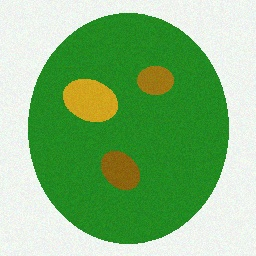
#> input picture backend/data/raw/sample_leaf.jpg, 256 x 256 px
$ python color_analysis.py data/raw/sample_leaf.jpg
#> lines starting #> are read from the running program, lines starting #| are printed output that depends on the picture; after the words box and inside, x2 and y2 are one past the last pixel; in counts of white or black regions, pixels touching at a corner belong together
from __future__ import annotations

import cv2
import numpy as np
import yaml
from pathlib import Path


def load_config(config_path: str = "config.yaml") -> dict:
    with open(config_path, "r") as f:
        return yaml.safe_load(f)


def bgr_to_rgb(image: np.ndarray) -> np.ndarray:
    return cv2.cvtColor(image, cv2.COLOR_BGR2RGB)


def bgr_to_hsv(image: np.ndarray) -> np.ndarray:
    return cv2.cvtColor(image, cv2.COLOR_BGR2HSV)


def bgr_to_lab(image: np.ndarray) -> np.ndarray:
    return cv2.cvtColor(image, cv2.COLOR_BGR2Lab)


def compute_rgb_histograms(image: np.ndarray,
                           bins: int = 64) -> dict:
    img_rgb = bgr_to_rgb(image)
    histograms = {}
    for i, channel in enumerate(["R", "G", "B"]):
        hist, edges = np.histogram(
            img_rgb[:, :, i].ravel(),
            bins=bins,
            range=(0, 256)
        )
        histograms[channel] = {"hist": hist, "edges": edges}
    return histograms


def compute_hsv_histograms(image: np.ndarray,
                           hue_bins: int = 36,
                           sat_bins: int = 32,
                           val_bins: int = 32) -> dict:
    img_hsv = bgr_to_hsv(image)
    ranges = {"H": (0, 181), "S": (0, 256), "V": (0, 256)}
    bin_counts = {"H": hue_bins, "S": sat_bins, "V": val_bins}

    histograms = {}
    for i, channel in enumerate(["H", "S", "V"]):
        hist, edges = np.histogram(
            img_hsv[:, :, i].ravel(),
            bins=bin_counts[channel],
            range=ranges[channel]
        )
        histograms[channel] = {"hist": hist, "edges": edges}
    return histograms


def detect_disease_zones_by_color(image: np.ndarray,
                                   config: dict) -> dict:
    cfg = config["segmentation"]
    img_hsv = bgr_to_hsv(image)

    lower = np.array([cfg["disease_hue_min"],
                      cfg["disease_sat_min"],
                      cfg["disease_val_min"]], dtype=np.uint8)
    upper = np.array([cfg["disease_hue_max"], 255, 255], dtype=np.uint8)

    mask = cv2.inRange(img_hsv, lower, upper)

    overlay = image.copy()
    overlay[mask > 0] = [0, 0, 200]

    total_pixels   = image.shape[0] * image.shape[1]
    disease_pixels = int(np.sum(mask > 0))
    disease_ratio  = round(disease_pixels / total_pixels * 100, 2)

    return {
        "mask": mask,
        "overlay": overlay,
        "disease_ratio": disease_ratio,
        "disease_pixels": disease_pixels,
        "total_pixels": total_pixels,
    }


def compute_color_statistics(image: np.ndarray) -> dict:
    img_rgb = bgr_to_rgb(image)
    img_hsv = bgr_to_hsv(image)

    stats = {}
    for i, ch in enumerate(["R", "G", "B"]):
        stats[f"rgb_{ch}_mean"] = float(np.mean(img_rgb[:, :, i]))
        stats[f"rgb_{ch}_std"]  = float(np.std(img_rgb[:, :, i]))

    for i, ch in enumerate(["H", "S", "V"]):
        stats[f"hsv_{ch}_mean"] = float(np.mean(img_hsv[:, :, i]))
        stats[f"hsv_{ch}_std"]  = float(np.std(img_hsv[:, :, i]))

    return stats


def plot_rgb_histograms(image: np.ndarray,
                        title: str = "Histogramas RGB",
                        save_path: str = None) -> plt.Figure:
    import matplotlib.pyplot as plt

    hists = compute_rgb_histograms(image)
    colors = {"R": "red", "G": "green", "B": "blue"}

    fig, axes = plt.subplots(1, 3, figsize=(14, 4))
    fig.suptitle(title, fontsize=13)

    for ax, (channel, data) in zip(axes, hists.items()):
        centers = (data["edges"][:-1] + data["edges"][1:]) / 2
        ax.bar(centers, data["hist"], width=4,
               color=colors[channel], alpha=0.75, edgecolor="none")
        ax.set_title(f"Canal {channel}")
        ax.set_xlabel("Intensidad (0-255)")
        ax.set_ylabel("Frecuencia")
        ax.set_xlim(0, 255)

    plt.tight_layout()
    if save_path:
        Path(save_path).parent.mkdir(parents=True, exist_ok=True)
        plt.savefig(save_path, dpi=150, bbox_inches="tight")
        print(f"[color_analysis] Histograma RGB guardado en {save_path}")
    return fig


def plot_hsv_histograms(image: np.ndarray,
                        title: str = "Histogramas HSV",
                        save_path: str = None) -> plt.Figure:
    import matplotlib.pyplot as plt

    cfg_default = {"hue_bins": 36, "sat_bins": 32, "val_bins": 32}
    hists = compute_hsv_histograms(image,
                                   hue_bins=cfg_default["hue_bins"],
                                   sat_bins=cfg_default["sat_bins"],
                                   val_bins=cfg_default["val_bins"])
    channel_colors = {"H": "darkorange", "S": "mediumpurple", "V": "steelblue"}
    xlabels = {"H": "Hue (0-180)", "S": "Saturación (0-255)", "V": "Brillo (0-255)"}

    fig, axes = plt.subplots(1, 3, figsize=(14, 4))
    fig.suptitle(title, fontsize=13)

    for ax, (channel, data) in zip(axes, hists.items()):
        centers = (data["edges"][:-1] + data["edges"][1:]) / 2
        ax.bar(centers, data["hist"], width=centers[1] - centers[0],
               color=channel_colors[channel], alpha=0.80, edgecolor="none")
        ax.set_title(f"Canal {channel}")
        ax.set_xlabel(xlabels[channel])
        ax.set_ylabel("Frecuencia")

    plt.tight_layout()
    if save_path:
        Path(save_path).parent.mkdir(parents=True, exist_ok=True)
        plt.savefig(save_path, dpi=150, bbox_inches="tight")
        print(f"[color_analysis] Histograma HSV guardado en {save_path}")
    return fig


def plot_comparison(original: np.ndarray,
                    overlay: np.ndarray,
                    disease_ratio: float,
                    save_path: str = None) -> plt.Figure:
    import matplotlib.pyplot as plt

    fig, (ax1, ax2) = plt.subplots(1, 2, figsize=(10, 5))

    ax1.imshow(bgr_to_rgb(original))
    ax1.set_title("Imagen original")
    ax1.axis("off")

    ax2.imshow(bgr_to_rgb(overlay))
    ax2.set_title(f"Zona enferma detectada ({disease_ratio:.1f}%)")
    ax2.axis("off")

    plt.suptitle("Análisis de color — detección por HSV", fontsize=12)
    plt.tight_layout()

    if save_path:
        Path(save_path).parent.mkdir(parents=True, exist_ok=True)
        plt.savefig(save_path, dpi=150, bbox_inches="tight")
        print(f"[color_analysis] Comparación guardada en {save_path}")
    return fig


def analyze_image(image: np.ndarray, config: dict) -> dict:
    cfg_ca = config["color_analysis"]

    rgb_hists  = compute_rgb_histograms(image, bins=cfg_ca["rgb_bins"])
    hsv_hists  = compute_hsv_histograms(image,
                                        hue_bins=cfg_ca["hsv_hue_bins"],
                                        sat_bins=cfg_ca["hsv_sat_bins"],
                                        val_bins=cfg_ca["hsv_val_bins"])
    stats      = compute_color_statistics(image)
    disease    = detect_disease_zones_by_color(image, config)

    return {
        "rgb_histograms":  rgb_hists,
        "hsv_histograms":  hsv_hists,
        "color_stats":     stats,
        "disease_mask":    disease["mask"],
        "disease_overlay": disease["overlay"],
        "disease_ratio":   disease["disease_ratio"],
    }


if __name__ == "__main__":
    import sys
    import matplotlib.pyplot as plt

    if len(sys.argv) < 2:
        print("Uso: python color_analysis.py <ruta_imagen>")
        sys.exit(1)

    config = load_config()
    img = cv2.imread(sys.argv[1])
#> img is the input picture: shape (256, 256, 3); mean B, G, R 124.4, 185.3, 133.5
    img = cv2.resize(img, tuple(config["preprocessing"]["image_size"]))

    results = analyze_image(img, config)
#> after the loop in compute_rgb_histograms, `for i, channel in enumerate(["R", "G", "B"]):`: histograms = 3 items
#> in bgr_to_hsv, `return cv2.cvtColor(image, cv2.COLOR_BGR2HSV)`: returned value: shape (256, 256, 3); mean H, S, V 57.5, 113, 187.5
#> after the loop in compute_color_statistics, `for i, ch in enumerate(["R", "G", "B"]):`: stats = {'rgb_R_mean': 133.5, 'rgb_R_std': 100, 'rgb_G_mean': 185.3, 'rgb_G_std': 53.86, 'rgb_B_mean': 124.4, 'rgb_B_std': 102.6}
#> after the loop in compute_color_statistics, `for i, ch in enumerate(["H", "S", "V"]):`: stats = 12 items
#> in detect_disease_zones_by_color, `mask = cv2.inRange(img_hsv, lower, upper)`:
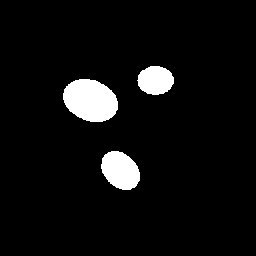
#> mask: shape (256, 256); 5.8% white; 3 white regions, box (x1, y1, x2, y2) and area: (63, 79, 118, 122) 1814, (101, 151, 140, 190) 1131, (137, 66, 174, 95) 827
#> in detect_disease_zones_by_color, `overlay[mask > 0] = [0, 0, 200]`:
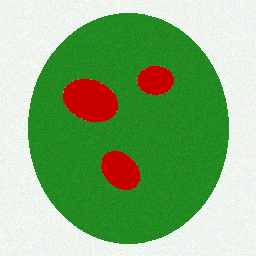
#> overlay: shape (256, 256, 3); 5.76% of pixels changed, all inside (x1, y1, x2, y2) = (63, 66, 174, 190)
#> in detect_disease_zones_by_color, `disease_pixels = int(np.sum(mask > 0))`: disease_pixels = 3772
#> in detect_disease_zones_by_color, `disease_ratio  = round(disease_pixels / total_pixels * 100, 2)`: disease_ratio = 5.76
#> in analyze_image, `disease    = detect_disease_zones_by_color(image, config)`: disease = 5 items
#> results = 6 items

    print(f"Porcentaje área enferma: {results['disease_ratio']}%")
#| Porcentaje área enferma: 5.76%
    print("Estadísticas de color:")
    for k, v in results["color_stats"].items():
        print(f"  {k}: {v:.2f}")
#> this loop made 12 passes
#> (k, v) on passes 1 to 12: ('rgb_R_mean', 133.5), ('rgb_R_std', 100), ('rgb_G_mean', 185.3), ('rgb_G_std', 53.86), ('rgb_B_mean', 124.4), ('rgb_B_std', 102.6), ('hsv_H_mean', 57.52), ('hsv_H_std', 16.72), ('hsv_S_mean', 113), ('hsv_S_std', 95.14), ('hsv_V_mean', 187.5), ('hsv_V_std', 52.77)
#|   rgb_R_mean: 133.49
#|   rgb_R_std: 100.04
#|   rgb_G_mean: 185.26
#|   rgb_G_std: 53.86
#|   rgb_B_mean: 124.42
#|   rgb_B_std: 102.58
#|   hsv_H_mean: 57.52
#|   hsv_H_std: 16.72
#> (further printed lines are left out)

    plot_rgb_histograms(img, save_path="outputs/metrics/hist_rgb.png")
#> in plot_rgb_histograms, `hists = compute_rgb_histograms(image)`: hists = 3 items
#> the loop in plot_rgb_histograms, `for ax, (channel, data) in zip(axes, hists.items()):` made 3 passes
#> channel on passes 1 to 3: 'R', 'G', 'B'
#> in plot_rgb_histograms, `plt.savefig(save_path, dpi=150, bbox_inches="tight")`:
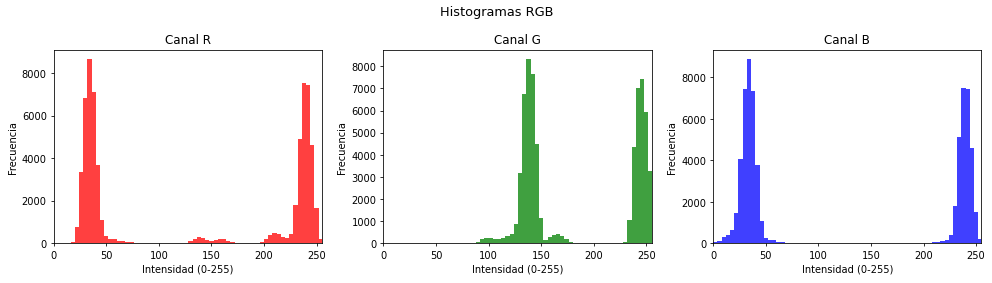
#> figure drawn by matplotlib, 3 panels; panel 1: tallest bar 8665 high, from x = 32 to 36; panel 2: tallest bar 8339 high, from x = 136 to 140; panel 3: tallest bar 8901 high, from x = 32 to 36
    plot_hsv_histograms(img, save_path="outputs/metrics/hist_hsv.png")
#> the loop in plot_hsv_histograms, `for ax, (channel, data) in zip(axes, hists.items()):` made 3 passes
#> in plot_hsv_histograms, `plt.savefig(save_path, dpi=150, bbox_inches="tight")`:
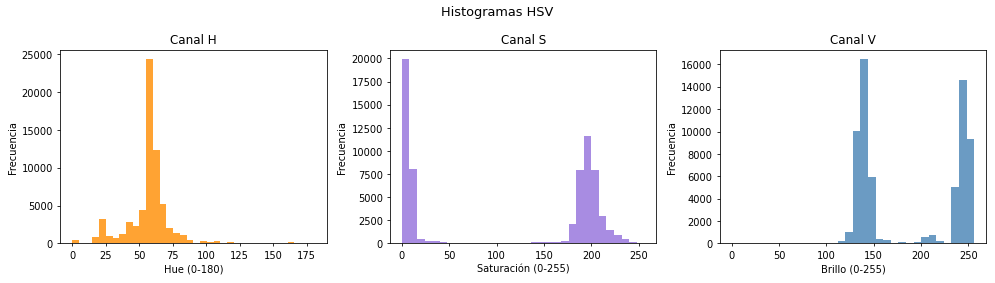
#> figure drawn by matplotlib, 3 panels; panel 1: tallest bar 24387 high, from x = 55.31 to 60.33; panel 2: tallest bar 19966 high, from x = 0 to 8; panel 3: tallest bar 16506 high, from x = 136 to 144
    plot_comparison(img, results["disease_overlay"],
                    results["disease_ratio"],
                    save_path="outputs/segmented/color_detection.png")
    plt.show()
